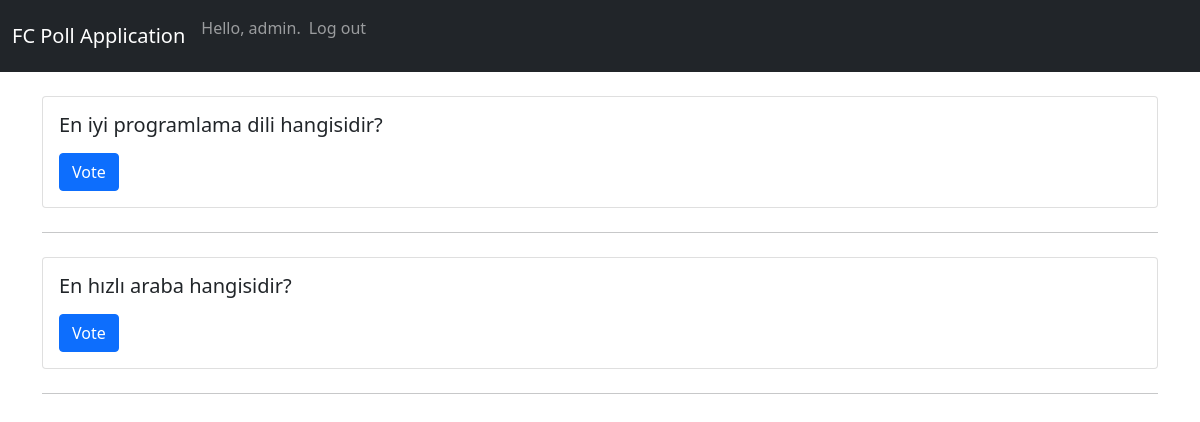
Page /home (signed in) on the committed database.
### PollApp/models.py (models this page shows, shortened)
class Poll(models.Model):
    name = models.CharField(max_length=50)
    description = models.TextField(blank=True)
    choices = models.ManyToManyField(Choice, related_name='related_polls', blank=True)

### PollApp/views.py (the view)
# urls.py: path("home", views.home_view, name="home"),
def home_view(request):
    polls = Poll.objects.all()
    return render(request, template_name="PollApp/home.html", context={"polls": polls})

### PollApp/templates/PollApp/home.html (shortened to what this page needs)
{% extends 'PollApp/base.html' %}
{% block body %}
{% for poll in polls %}
<div class="card">
  <div class="card-body">
    <h5 class="card-title">{{ poll.name }}</h5>
    <a href="{% url 'PollApp:poll' poll.id %}" class="btn btn-primary">Vote</a>
  </div>
</div>
<div class="mt-4 mb-4">
  <hr class="my-4">
</div>
{% endfor %}
{% endblock %}

### PollApp/templates/PollApp/base.html (shortened to what this page needs)
<!DOCTYPE html>
<html lang="en">
<head>
    <link href="https://cdn.jsdelivr.net/npm/bootstrap@5.1.3/dist/css/bootstrap.min.css" rel="stylesheet">
</head>
<body>
<nav class="navbar navbar-expand-lg navbar-dark bg-dark">
    <div class="container-fluid">
        <a class="navbar-brand" href="{% url 'PollApp:index' %}">FC Poll Application</a>
        <div class="collapse navbar-collapse" id="navbarText">
            <ul class="navbar-nav ml-auto">
            {% if user.is_authenticated %}
                <li class="nav-item">
                    <p class="navbar-text">Hello, {{ user.username }}.</p>
                </li>
                <li class="nav-item">
                    <a class="nav-link" href="{% url 'users:logout' %}">Log out</a>
                </li>
            {% else %}
                <li class="nav-item">
                    <a class="nav-link" href="{% url 'users:register' %}">Register</a>
                </li>
                <li class="nav-item">
                    <a class="nav-link" href="{% url 'users:login' %}">Log in</a></li>
            {% endif %}
        </ul>
        </div>
    </div>
</nav>
<br>
<div class="container">
    {% block body %}
    {% endblock %}
</div>
</body>
</html>

### rows in the picture
Poll: name "En iyi programlama dili hangisidir?"
Poll: name "En hızlı araba hangisidir?"

### other values in the picture
{{ user.username }} "admin"
